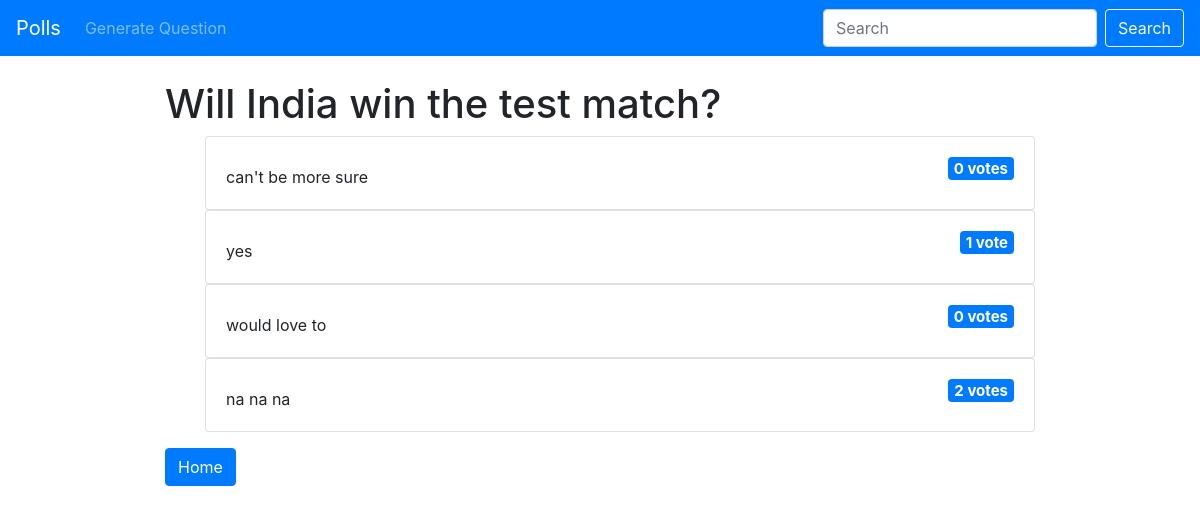
The app's page /polls/49/results/ with its own data.
### polls/models.py (models this page shows, shortened)
class Question(models.Model):
	question_text = models.CharField(max_length=200)
	pub_date = models.DateTimeField(auto_now_add=True)

class Choice(models.Model):
	question = models.ForeignKey(Question, on_delete=models.CASCADE)
	choice_text = models.CharField(max_length=200)
	votes = models.IntegerField(default=0)

### polls/views.py (the view)
# urls.py: path('<int:pk>/results/', views.ResultsView.as_view(), name='results'),
class ResultsView(generic.DetailView):
	model = Question
	template_name = 'polls/results.html'

### polls/templates/polls/results.html (shortened to what this page needs)
{% extends 'polls/base.html' %}
{% block content %}
<h1>{{ question.question_text }}</h1>
<ul>
	{% for choice in question.choice_set.all %}
	<div class="card">
  	<div class="card-body">
  	<h5><span class="badge badge-primary float-right">{{ choice.votes }} vote{{ choice.votes | pluralize }}</span></h5>
	{{ choice.choice_text }}
</div>
</div>
	{% endfor %}
</ul>
<a href="{% url 'polls:index' %}" class="btn btn-primary">Home</a>
{% endblock %}

### polls/static/css/polls.css (style rules this page uses)
.badge { text-align: right; }

### records on screen
Question: question_text "Will India win the test match?"
Choice: votes "0", votes|pluralize "s", choice_text "can't be more sure"
Choice: votes "1", choice_text "yes"
Choice: votes "0", votes|pluralize "s", choice_text "would love to"
Choice: votes "2", votes|pluralize "s", choice_text "na na na"
